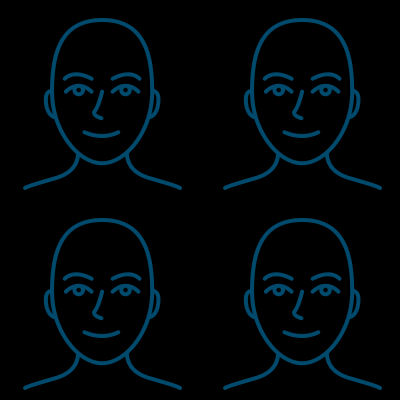

This game map was drawn from its Tiled (.tmx) file and the tilesets committed beside it. A one-line description and the trimmed map source follow:
An orthogonal 2x2 tile map with 200x200 px tiles, 1 tile layer (background).

<map version="1.0" orientation="orthogonal" width="2" height="2" tilewidth="200" tileheight="200">
 <tileset firstgid="1" name="foreground" tilewidth="200" tileheight="200">
  <image source="../../Resources/CocoStudioUI_1/photo_50x50/pattern_edit_photo_guide_50x50.png" width="204" height="204" />
 </tileset>
 <layer name="background" width="2" height="2">
  <data>[4 cells, 4 non-empty, 1 distinct tile ids]</data>
 </layer>
</map>